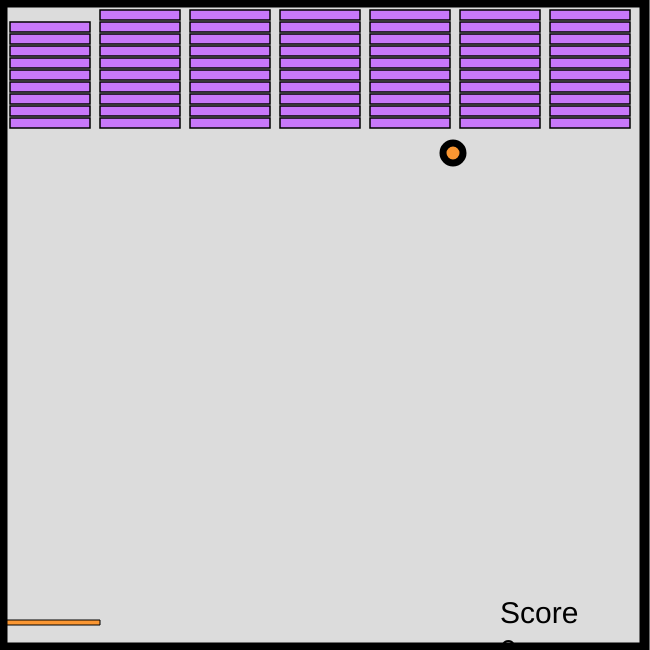
Frame 1 (no input)
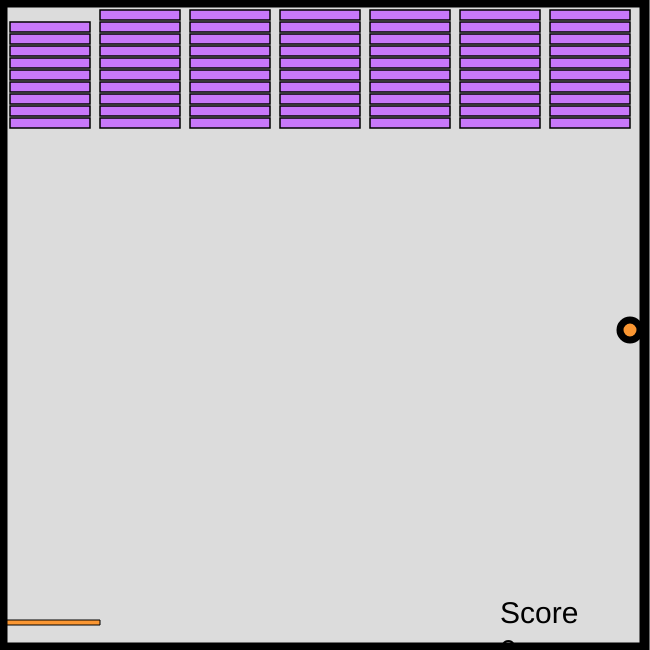
Frame 60 (no input)
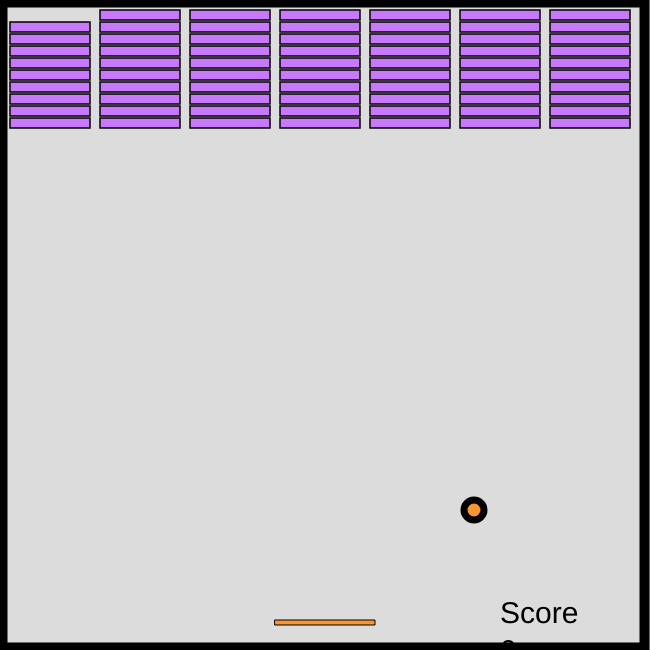
Frame 120 (the mouse pressed at the canvas centre since frame 60)

The p5.js sketch that drew these frames (run headless with seeded random() and noise() and a simulated clock; from frame 60 on, the mouse is pressed at the canvas centre):

// p5.js sketch
// ── sketch.js
//23:38
var col1=220;
var col2=220;
var col3=220;
var rec=[];
var row=0;
var col=0;
var block_l=10;
var block_w=7;
var ellx=450;
var elly=150;
var speedx=3;
var speedy=3;
var cont=-1;
var rey=[];
var rex=[];
var reh=[];
var rew=[];
var position_planter=-1;
var score=0;
var ranb1;
var ranb2;
var ranb3;
var er1;
var er2;
var er3;
var er4;
//block width=[[[[((width-(20+(10*block_w)))/block_w)]]]]
//block height=5
//block x position=((((loop's width limit var)%(block_w)))*(((width-(20+(10*block_w)))/block_w)+(10*(loop's width limit var+1))))
function setup() {
  createCanvas(650,650);
  for(var i=0;i<30;i++)
  rec[i]=1;
  var ranb1=random(100,250);
  var ranb2=random(100,250);
  var ranb3=random(100,250);
  er1=random(0,width);
  er2=random(0,height);
  er3=random(0,width);
  er4=random(0,height);
}




function draw() 
{
  //INPUTTING POSITIONS COORDINATES
  if(cont==-1)
  {
    for(var i=0;i<block_l*block_w;i++)
    {
    rec[i]=1;
    if(position_planter==-1)
    {
    for(var i=0;i<block_l;i++)
    {
      for(var j=0;j<block_w;j++)
      {
         rex[position_planter]=(((((j)%(block_w)))*(((width-(20+(10*block_w)))/block_w)+(10)))+10);
         rey[position_planter]=(10+(12*i));
         reh[position_planter]=10;
         rew[position_planter]=((width-(20+(10*block_w)))/block_w);
         position_planter++;
        }
    }
    position_planter=0;
    }
    }
        cont=1;
  }
  background(col1,col2,col3);
    fill(80,80,80);
//CHECKING AND DRAWING
strokeWeight(1.5);
for(var i=0;i<block_l;i++)
{
  for(var j=0;j<block_w;j++)
  {
    if(rec[position_planter]==1)
    {
    fill(200,120,250);
    rect(rex[position_planter],rey[position_planter],rew[position_planter],reh[position_planter]);
    }
    position_planter++;
  }
}
position_planter=0;
strokeWeight(1);


//BOUNCING OFF PLATE
if((elly>=615)&&(elly<=625)&&(ellx>=mouseX-50)&&(ellx<=(mouseX+50)))
 {
   speedy=speedy*(-1);
   speedx=(-1)*(mouseX-ellx)*(9/50);
 }
//BREAKING A BRICK
for(var i=0;i<(block_l*block_w);i++)
{
  if(rec[i]==1)
  {
    if(((ellx+5)>=rex[i])&&(ellx-5)<=(rex[i]+rew[i])&&(elly+5)>=rey[i]&&(elly-5)<=(rey[i]+reh[i]))
    {
      rec[i]=0;
      speedy=(-1)*speedy;
      col1=random(100,250);
      col2=random(100,250);
      col3=random(100,250);
      ranb1=random(100,250);
      ranb2=random(100,250);
      ranb3=random(100,250);
      score=score+1;
    }
  }
}
if(elly>=640)
{
    cont=-1;
    score=0;
    elly=300;
    speedx=5;
}
  cont=0;
    ellx=ellx+speedx;
    elly=elly+speedy;
    if(ellx>=640||ellx<=10)
      speedx=speedx*(-1);
    if(elly<=10)
      speedy=speedy*(-1);
    textSize(30);
    fill(0);
    text("Score "+score,500,600,100);
    fill(250,150,50);
    if(mouseX<600&&mouseX>50)
    rect(mouseX-50,620,100,5);
    else if(mouseX<600)
    rect(0,620,100,5);
    else
    rect(550,620,100,5);
    fill(ranb1,ranb2,ranb3);
    strokeWeight(7);
    ellipse(ellx,elly,20,20);
    noFill();
    strokeWeight(10);
    rect(2.5,2.5,642,645);
    strokeWeight(1);
  }
  function mousePressed()
  {
    cont=-1;
    score=0;
    
  }
